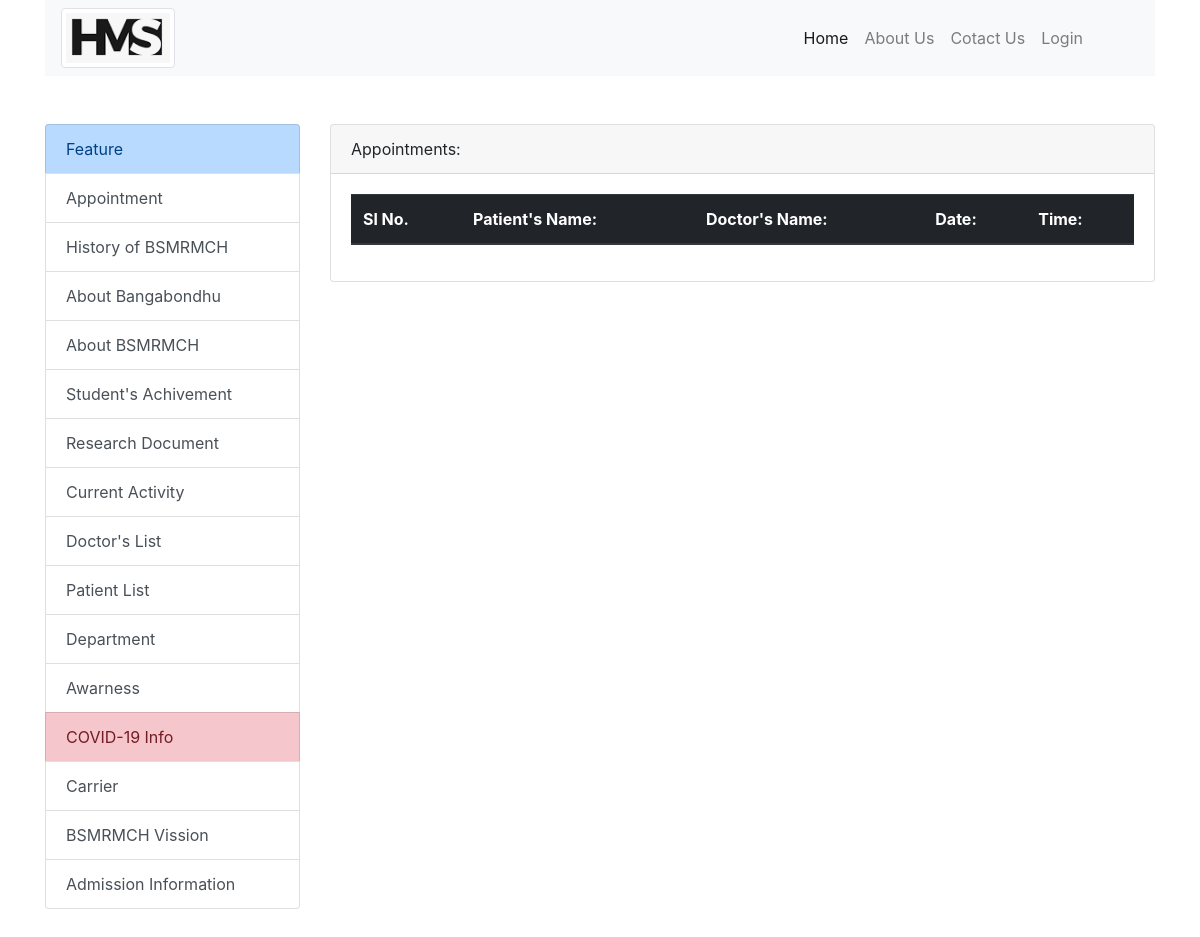
The page /appointment_list/ on the database as committed earlier.
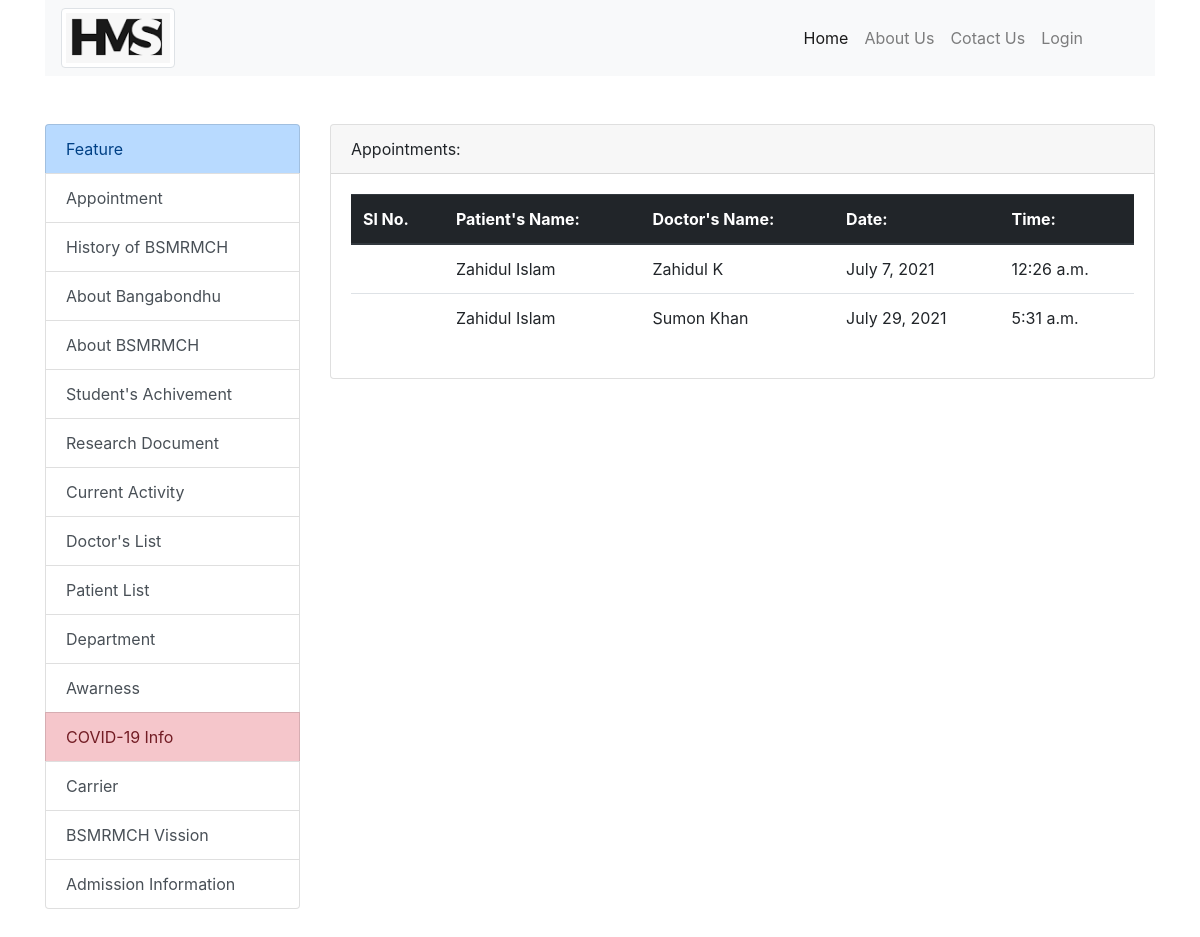
The same page on the database as committed later.
### hospital_app/models.py (models this page shows, shortened)
class Appointment(models.Model):
    patient = models.ForeignKey(Patient, on_delete=models.SET_NULL, null=True)
    doctor = models.ForeignKey(Doctor, on_delete=models.SET_NULL, null=True)
    date = models.DateField()
    time = models.TimeField()

class Patient(models.Model):
    name = models.CharField(max_length=50)
    relative_name = models.CharField(max_length=50)
    gender = models.ForeignKey(Gender, on_delete=models.SET_NULL, null=True)
    age = models.PositiveIntegerField()
    mobile = models.CharField(max_length=15)
    address = models.TextField()

class Doctor(models.Model):
    name = models.CharField(max_length=50)
    email = models.EmailField()
    phone = models.CharField(max_length=15)
    gender = models.ForeignKey(Gender, on_delete=models.SET_NULL, null=True)
    alternative_phone = models.CharField(max_length=15)
    second_chamber = models.CharField(max_length=100, blank=True, null=True)
    third_chamber = models.CharField(max_length=100, blank=True, null=True)
    present_address = models.TextField()
    parmanent_address = models.TextField(blank=True, null=True)
    designation = models.ForeignKey(Designation, on_delete=models.SET_NULL, null=True)
    photo = models.ImageField(upload_to='doctor_photo/')

### hospital_app/views.py (the view)
# urls.py: path('appointment_list/', views.appointment_list, name='appointment_list'),
def appointment_list(request):
    appointment = Appointment.objects.all()
    context = {
        'appointment': appointment
    }
    return render(request, 'appointment_list.html', context)

### templates/appointment_list.html (shortened to what this page needs)
{% extends 'base.html' %}
{% block content %}
    <div class="card">
        <div class="card-header">Appointments:</div>
        <div class="card-body">
            <table class="table">
                <thead class="thead-dark">
                  <tr>
                    <th scope="col">Sl No.</th>
                    <th scope="col">Patient's Name: </th>
                    <th scope="col">Doctor's Name: </th>
                    <th scope="col">Date: </th>
                    <th scope="col">Time: </th>
                  </tr>
                </thead>
                <tbody>
                    {% for app in appointment %}
                  <tr>
                    <th scope="row">{{ doctor.id }}</th>
                    <td>{{ app.patient.name }}</td>
                    <td>{{ app.doctor.name }}</td>
                    <td>{{ app.date }}</td>
                    <td>{{ app.time }}</td>
                  </tr>
                  {% endfor %}
                </tbody>
              </table>
        </div>
    </div>
{% endblock %}

Rows that differ between the two databases and show on the page:
added Appointment: patient.name "Zahidul Islam", doctor.name "Zahidul K", date "July 7, 2021", time "12:26 a.m."
added Appointment: patient.name "Zahidul Islam", doctor.name "Sumon Khan", date "July 29, 2021", time "5:31 a.m."
